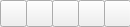
<?xml version="1.0" encoding="UTF-8"?>
<ui version="4.0">
 <class>TopBar</class>
 <widget class="QMainWindow" name="TopBar">
  <property name="geometry">
   <rect>
    <x>0</x>
    <y>0</y>
    <width>130</width>
    <height>27</height>
   </rect>
  </property>
  <property name="maximumSize">
   <size>
    <width>999</width>
    <height>999</height>
   </size>
  </property>
  <property name="cursor">
   <cursorShape>ArrowCursor</cursorShape>
  </property>
  <property name="windowTitle">
   <string>Bongo</string>
  </property>
  <property name="windowIcon">
   <iconset resource="images.qrc">
    <normaloff>:/images/Bongo.png</normaloff>:/images/Bongo.png</iconset>
  </property>
  <property name="documentMode">
   <bool>false</bool>
  </property>
  <widget class="QWidget" name="centralwidget">
   <property name="maximumSize">
    <size>
     <width>16777187</width>
     <height>16777215</height>
    </size>
   </property>
   <widget class="QPushButton" name="buttonSetLayout">
    <property name="geometry">
     <rect>
      <x>26</x>
      <y>0</y>
      <width>27</width>
      <height>27</height>
     </rect>
    </property>
    <property name="toolTip">
     <string>Change Layout</string>
    </property>
    <property name="icon">
     <iconset resource="images.qrc">
      <normaloff>:/images/outline_keyboard_hide_black_24dp.png</normaloff>:/images/outline_keyboard_hide_black_24dp.png</iconset>
    </property>
    <property name="iconSize">
     <size>
      <width>24</width>
      <height>24</height>
     </size>
    </property>
    <property name="checkable">
     <bool>true</bool>
    </property>
   </widget>
   <widget class="QPushButton" name="buttonViewLayout">
    <property name="geometry">
     <rect>
      <x>52</x>
      <y>0</y>
      <width>27</width>
      <height>27</height>
     </rect>
    </property>
    <property name="toolTip">
     <string>View information about the current layout</string>
    </property>
    <property name="icon">
     <iconset resource="images.qrc">
      <normaloff>:/images/outline_keyboard_black_24dp.png</normaloff>:/images/outline_keyboard_black_24dp.png</iconset>
    </property>
    <property name="iconSize">
     <size>
      <width>24</width>
      <height>24</height>
     </size>
    </property>
   </widget>
   <widget class="QPushButton" name="buttonSettings">
    <property name="geometry">
     <rect>
      <x>78</x>
      <y>0</y>
      <width>27</width>
      <height>27</height>
     </rect>
    </property>
    <property name="toolTip">
     <string>Settings</string>
    </property>
    <property name="icon">
     <iconset resource="images.qrc">
      <normaloff>:/images/outline_settings_black_24dp.png</normaloff>:/images/outline_settings_black_24dp.png</iconset>
    </property>
    <property name="iconSize">
     <size>
      <width>24</width>
      <height>24</height>
     </size>
    </property>
   </widget>
   <widget class="QPushButton" name="buttonShutdown">
    <property name="geometry">
     <rect>
      <x>104</x>
      <y>0</y>
      <width>27</width>
      <height>27</height>
     </rect>
    </property>
    <property name="toolTip">
     <string>Quit</string>
    </property>
    <property name="text">
     <string/>
    </property>
    <property name="icon">
     <iconset resource="images.qrc">
      <normaloff>:/images/outline_close_black_24dp.png</normaloff>:/images/outline_close_black_24dp.png</iconset>
    </property>
    <property name="iconSize">
     <size>
      <width>24</width>
      <height>24</height>
     </size>
    </property>
   </widget>
   <widget class="QPushButton" name="buttonIcon">
    <property name="geometry">
     <rect>
      <x>0</x>
      <y>0</y>
      <width>27</width>
      <height>27</height>
     </rect>
    </property>
    <property name="toolTip">
     <string>Move</string>
    </property>
    <property name="text">
     <string/>
    </property>
    <property name="icon">
     <iconset resource="images.qrc">
      <normaloff>:/images/icon.png</normaloff>:/images/icon.png</iconset>
    </property>
    <property name="iconSize">
     <size>
      <width>16</width>
      <height>16</height>
     </size>
    </property>
   </widget>
  </widget>
 </widget>
 <resources>
  <include location="images.qrc"/>
 </resources>
 <connections/>
</ui>
